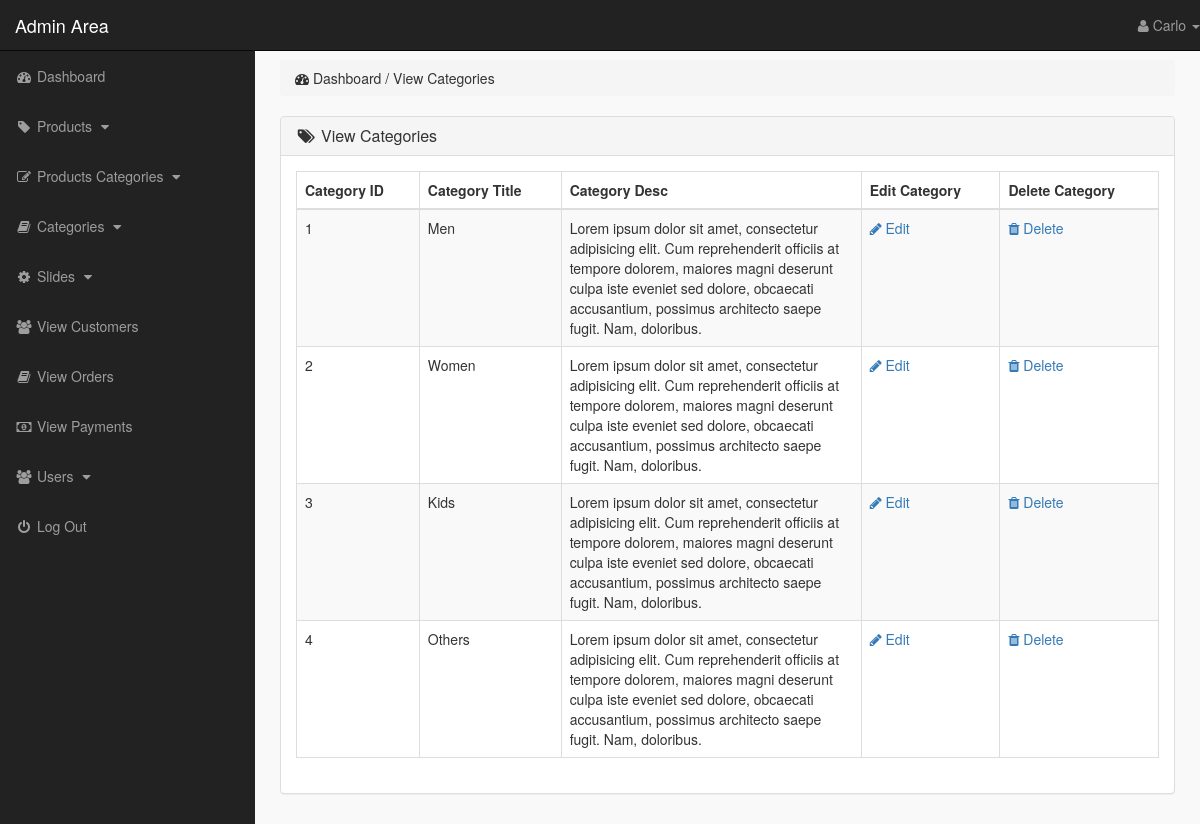
The page /admin_area/index.php?view_cats (signed in) on the database its author committed.
### tables this page shows
CREATE TABLE `categories` (
  `cat_id` int(10) NOT NULL,
  `cat_title` text NOT NULL,
  `cat_desc` text NOT NULL
);

### admin_area/view_cats.php (the view)
<?php
    if(!isset($_SESSION['admin_email'])){
        echo "<script>window.open('login.php','_self')</script>";
    }else{
?>
<div class="row">
    <div class="col-lg-12">
        <ol class="breadcrumb">
            <li>
                <i class="fa fa-dashboard"></i> Dashboard / View Categories
            </li>
        </ol>
    </div>
</div>
<div class="row">
    <div class="col-lg-12">
        <div class="panel panel-default">
            <div class="panel-heading">
                <h3 class="panel-title">
                    <i class="fa fa-tags fa-fw"></i> View Categories
                </h3>
            </div>
            <div class="panel-body">
                <div class="table-responsive">
                    <table class="table table-hover table-striped table-bordered">
                        <thead>
                            <tr>
                                <th> Category ID </th>
                                <th> Category Title </th>
                                <th> Category Desc </th>
                                <th> Edit Category </th>
                                <th> Delete Category </th>
                            </tr>
                        </thead>
                        <tbody>
                            <?php
                                $i=0;
                                $get_cats = "select * from categories";
                                $run_cats = mysqli_query($con,$get_cats);
                                while($row_cats=mysqli_fetch_array($run_cats)){
                                    $cat_id = $row_cats['cat_id'];
                                    $cat_title = $row_cats['cat_title'];
                                    $cat_desc = $row_cats['cat_desc'];
                                    $i++;
                            ?>
                            <tr>
                                <td> <?php echo $i; ?> </td>
                                <td> <?php echo $cat_title; ?> </td>
                                <td width="300"> <?php echo $cat_desc; ?> </td>
                                <td>
                                    <a href="index.php?edit_cat= <?php echo $cat_id; ?> ">
                                        <i class="fa fa-pencil"></i> Edit
                                    </a>
                                </td>
                                <td>
                                    <a href="index.php?delete_cat= <?php echo $cat_id; ?> ">
                                        <i class="fa fa-trash"></i> Delete
                                    </a>
                                </td>
                            </tr>
                            <?php } ?>
                        </tbody>
                    </table>
                </div>
            </div>
        </div>
    </div>
</div>
<?php } ?>

### admin_area/includes/sidebar.php (shortened to what this page needs)
<?php
    if(!isset($_SESSION['admin_email'])){
        echo "<script>window.open('login.php','_self')</script>";
    }else{
?>
<nav class="navbar navbar-inverse navbar-fixed-top">
    <div class="navbar-header">
        <a href="index.php?dashboard" class="navbar-brand">Admin Area</a>
    </div>
    <ul class="nav navbar-right top-nav">
        <li class="dropdown">
            <a href="#" class="dropdown-toggle" data-toggle="dropdown">
                <i class="fa fa-user"></i> <?php echo $admin_name;  ?> <b class="caret"></b>
            </a>
        </li>
    </ul>
    <div class="collapse navbar-collapse navbar-ex1-collapse">
        <ul class="nav navbar-nav side-nav">
            <li>
                <a href="index.php?dashboard">
                        <i class="fa fa-fw fa-dashboard"></i> Dashboard
                </a>
            </li>
            <li>
                <a href="#" data-toggle="collapse" data-target="#products">
                        <i class="fa fa-fw fa-tag"></i> Products
                        <i class="fa fa-fw fa-caret-down"></i>
                </a>
            </li>
            <li>
                <a href="#" data-toggle="collapse" data-target="#p_cat">
                        <i class="fa fa-fw fa-edit"></i> Products Categories
                        <i class="fa fa-fw fa-caret-down"></i>
                </a>
            </li>
            <li>
                <a href="#" data-toggle="collapse" data-target="#cat">
                        <i class="fa fa-fw fa-book"></i> Categories
                        <i class="fa fa-fw fa-caret-down"></i>
                </a>
            </li>
            <li>
                <a href="#" data-toggle="collapse" data-target="#slides">
                        <i class="fa fa-fw fa-gear"></i> Slides
                        <i class="fa fa-fw fa-caret-down"></i>
                </a>
            </li>
            <li>
                <a href="index.php?view_customers">
                    <i class="fa fa-fw fa-users"></i> View Customers
                </a>
            </li>
            <li>
                <a href="index.php?view_orders">
                    <i class="fa fa-fw fa-book"></i> View Orders
                </a>
            </li>
            <li>
                <a href="index.php?view_payments">
                    <i class="fa fa-fw fa-money"></i> View Payments
                </a>
            </li>
            <li>
                <a href="#" data-toggle="collapse" data-target="#users">
                        <i class="fa fa-fw fa-users"></i> Users
                        <i class="fa fa-fw fa-caret-down"></i>
                </a>
            </li>
            <li>
                <a href="logout.php">
                    <i class="fa fa-fw fa-power-off"></i> Log Out
                </a>
            </li>
        </ul>
    </div>
</nav>
<?php } ?>

### admin_area/css/style.css (style rules this page uses)
body { margin-top: 100px; }
@media (min-width: 768px) { body { margin-top: 50px; } }
.top-nav { 0 15px; }
.top-nav>li { float: left; display: inline-block; }
.top-nav>li>a { color: #999999; line-height: 20px; padding-top: 15px; padding-bottom: 15px; }
@media (min-width: 768px) { .side-nav { position: fixed; top: 51px; bottom: 0; width: 255px; overflow-y: auto; overflow-x: hidden; background-color: #222222; padding-bottom: 40px; border-radius: 0; } }
@media (min-width: 768px) { .side-nav>li>a { width: 255px; } }
.panel-body { border-radius: 5px; }

### rows shown on the page
categories: cat_title "Men", cat_desc "Lorem ipsum dolor sit amet, consectetur adipisicing elit. Cum reprehenderit officiis at tempore dolorem, maiores magni deserunt culpa iste eveniet sed dolore, obcaecati accusantium, possimus architecto saepe fugit. Nam, doloribus."
categories: cat_title "Women", cat_desc "Lorem ipsum dolor sit amet, consectetur adipisicing elit. Cum reprehenderit officiis at tempore dolorem, maiores magni deserunt culpa iste eveniet sed dolore, obcaecati accusantium, possimus architecto saepe fugit. Nam, doloribus."
categories: cat_title "Kids", cat_desc "Lorem ipsum dolor sit amet, consectetur adipisicing elit. Cum reprehenderit officiis at tempore dolorem, maiores magni deserunt culpa iste eveniet sed dolore, obcaecati accusantium, possimus architecto saepe fugit. Nam, doloribus."
categories: cat_title "Others", cat_desc "Lorem ipsum dolor sit amet, consectetur adipisicing elit. Cum reprehenderit officiis at tempore dolorem, maiores magni deserunt culpa iste eveniet sed dolore, obcaecati accusantium, possimus architecto saepe fugit. Nam, doloribus."

### other values the page prints
$admin_name "Carlo"
